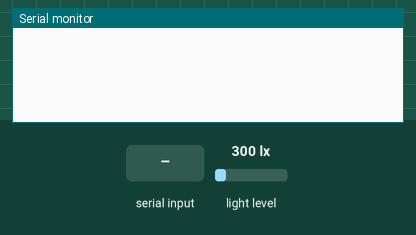
Simulated run of this sketch. Board: Arduino Uno, built with avr-gcc and run on an emulated ATmega328P. On the bench: the last lines printed to the serial monitor. Inputs (shaded band) come from the test bench; at power-on: light level 300 lx.

Above: at 1.2 s.
1.3 s: "bh1750\n" received over Serial
At 2.5 s:
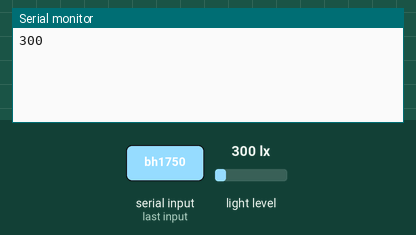
2.8 s: byte 10 ('\n') received over Serial
At 3.3 s:
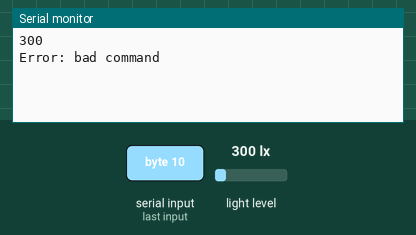
4.3 s: "1\n" received over Serial
At 5.7 s:
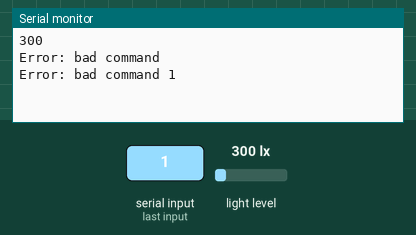

The sketch:

BH1750.ino
```cpp
#include <Wire.h>
#include <BH1750.h>  // https://github.com/claws/BH1750

boolean stringComplete = false;  // Данные c Serial прочитаны
String command = "";  // Тип выполняемой операции
String param = "";  // Параметр, передаваемый функции
boolean param_read = false;

void setup() {
  Serial.begin(9600);
  command.reserve(8);
  param.reserve(8);
}

void loop() {
  serialEvent();

  if (stringComplete) {

    if (command == "bh1750") {
      bh1750_get();
    }
    else errorPrint("bad command " + command);

    stringComplete = false;
    command = "";
    param = "";
    param_read = false;
  }
}

void serialEvent() {
  /*
    Входная срока состоит из команды и параметра
    Например, dht22:10:
    dht22 - получить данные с датчика температуры DHT22;
    10 - датчик подключен к 10 выводу.
  */

  while (Serial.available()) {
    char inChar = (char)Serial.read();

    if (inChar == '\n') stringComplete = true;
    else if (!param_read && inChar == ':') param_read = true;
    else {
      if (param_read) param += inChar;
      else command += inChar;
    }
  }
}

void errorPrint(String err) {
  /* Функция вывода ошибки */

  Serial.println("Error: " + err);
}

void bh1750_get() {
  /*
    Функция для работы с датчикам освещения BH1750.
    Датчик должен быть подключен к I2C портам Arduino (для arduino Mini Pro это A4 и A5)
  */

  // Инициализация сенсора BH1750
  BH1750 lightMeter;
  lightMeter.begin();

  uint16_t lux = lightMeter.readLightLevel();
  Serial.println(lux);
}
```

Measured:
- after the input at 1.3 s, the serial monitor: prints a new line at once (image 1)
- after the input at 2.8 s, the serial monitor: prints a new line at once (image 2)
- after the input at 4.3 s, the serial monitor: prints a new line at once (image 3)
